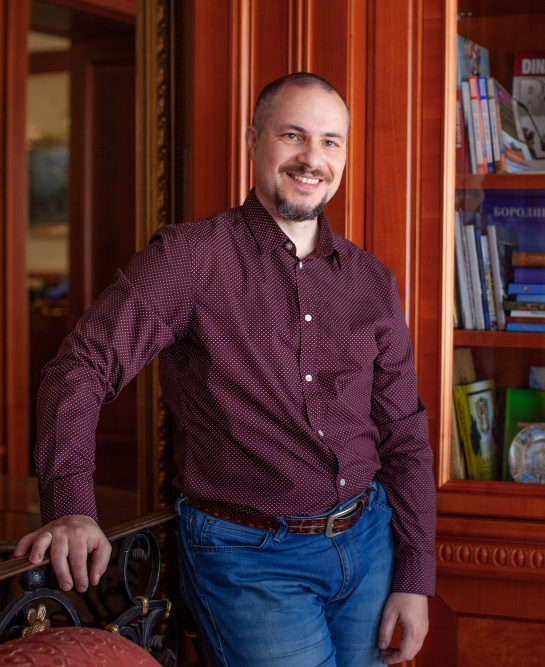
#> input picture img/itsme.jpg, 1090 x 1334 px, given in place of portrait-studio.jpg, which was not available (shown at 1/2 size)
$ python process_photos.py
#> lines starting #> are read from the running program, lines starting #| are printed output that depends on the picture; pictures that were not available may be replaced by others from this repository, and a replacement may not be noted
"""Готовит фото сайта как единую серию.

Исходники лежат в work/photos_original/ (в репозиторий не попадают).
Результат пишется в src/assets/photos/: одинаковые пропорции, общий тон,
размер под вёрстку. Форматы AVIF и WebP делает сборка сайта.

Фото для организаторов (страница спикера) пишутся в src/assets/speaker/:
исходный кадр целиком, без обрезки и тонировки, без служебных данных камеры.

Запуск из корня репозитория: python scripts/process_photos.py
"""

from pathlib import Path

from PIL import Image, ImageEnhance

ROOT = Path(__file__).resolve().parent.parent
SRC = ROOT / "work" / "photos_original"
OUT = ROOT / "src" / "assets" / "photos"
KIT = ROOT / "src" / "assets" / "speaker"

# имя результата: (исходник, рамка обрезки (left, top, right, bottom), итоговый размер)
JOBS = {
    "portrait.jpg": ("portrait-studio.jpg", (12, 0, 1079, 1334), (880, 1100)),
    "portrait-face.jpg": ("portrait-studio.jpg", (370, 60, 830, 520), (360, 360)),
    "stage.jpg": ("stage-belgrade-2026.jpg", (17, 0, 721, 880), (704, 880)),
    "avacha.jpg": ("avacha-3.jpg", (0, 0, 1280, 853), (1200, 800)),
    "bachata.jpg": ("bachata-2014.jpg", (0, 40, 1280, 893), (1200, 800)),
    "photo-contest.jpg": ("photo-contest.jpg", (0, 0, 1280, 853), (1200, 800)),
}

# Фото для скачивания: имя файла, которое получит организатор, и исходник.
DOWNLOADS = {
    "stas-ganiev-portrait.jpg": "portrait-studio.jpg",
    "stas-ganiev-portrait-cafe.jpg": "portrait-cafe.jpg",
    "stas-ganiev-stage.jpg": "stage-belgrade-2026.jpg",
}

WARM = (245, 233, 208)  # тёплый оттенок бумаги
WARM_SHARE = 0.05
SATURATION = 0.92
CONTRAST = 1.04


def grade(image: Image.Image) -> Image.Image:
    """Общий тон серии: чуть меньше насыщенности, лёгкое тепло."""
    image = ImageEnhance.Color(image).enhance(SATURATION)
    image = ImageEnhance.Contrast(image).enhance(CONTRAST)
    return Image.blend(image, Image.new("RGB", image.size, WARM), WARM_SHARE)


def main() -> None:
    OUT.mkdir(parents=True, exist_ok=True)
    for name, (source, box, size) in JOBS.items():
        image = Image.open(SRC / source).convert("RGB").crop(box)
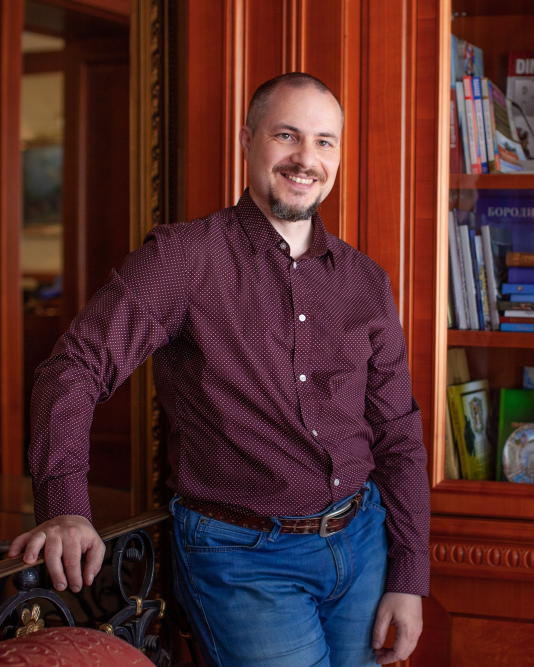
#> image: PIL image 1067x1334 RGB (shown at 1/2 size); mean R, G, B 83.3, 44.7, 44.9
        image = grade(image.resize(size, Image.LANCZOS))
#> in grade, `image = ImageEnhance.Color(image).enhance(SATURATION)`:
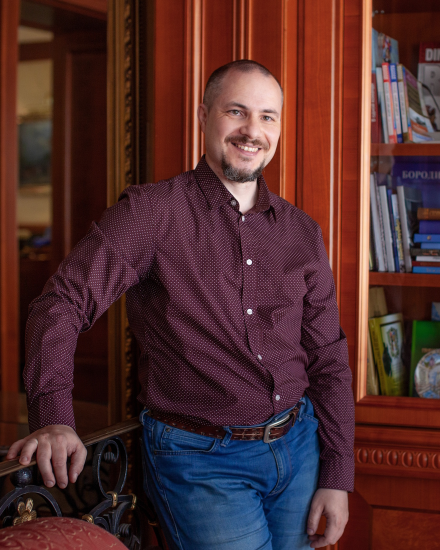
#> image: PIL image 880x1100 RGB (shown at 1/2 size); mean R, G, B 80.6, 45.1, 45.3
#> pass 3 of the loop in main, `for name, (source, box, size) in JOBS.items():`:
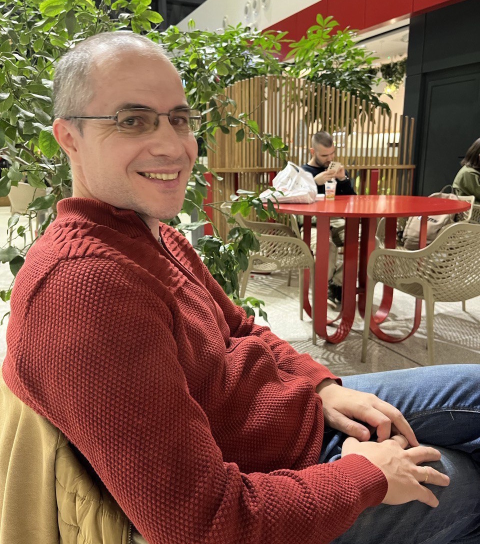
#> input picture img/itsme2.jpg, 960 x 1088 px, given in place of stage-belgrade-2026.jpg, which was not available (shown at 1/2 size)
#> in main, `image = Image.open(SRC / source).convert("RGB").crop(box)`:
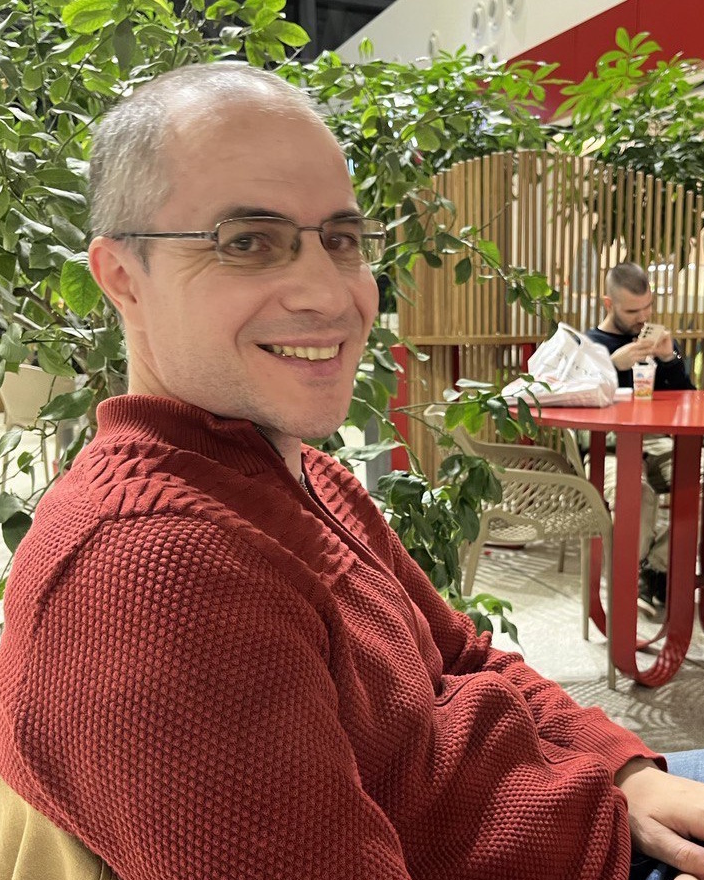
#> image: PIL image 704x880 RGB; mean R, G, B 138, 100.6, 77
#> the loop made 5 passes; the first 3 are shown
        image.save(OUT / name, quality=86, optimize=True, progressive=True)
        print(f"{name}: {size[0]}x{size[1]}")

    # Заглушка для кадров, которых пока нет: файл Стаса, без обработки.
    placeholder = SRC / "placeholder.jpg"
    (OUT / "placeholder.jpg").write_bytes(placeholder.read_bytes())
    print("placeholder.jpg: скопирован")

    # Пересохранение убирает из файла данные камеры (EXIF).
    KIT.mkdir(parents=True, exist_ok=True)
    for name, source in DOWNLOADS.items():
        image = Image.open(SRC / source).convert("RGB")
        image.save(KIT / name, quality=95, optimize=True, progressive=True)
        print(f"speaker/{name}: {image.width}x{image.height}")


if __name__ == "__main__":
#> (the run stopped early here; a loop or call above may not have finished)
